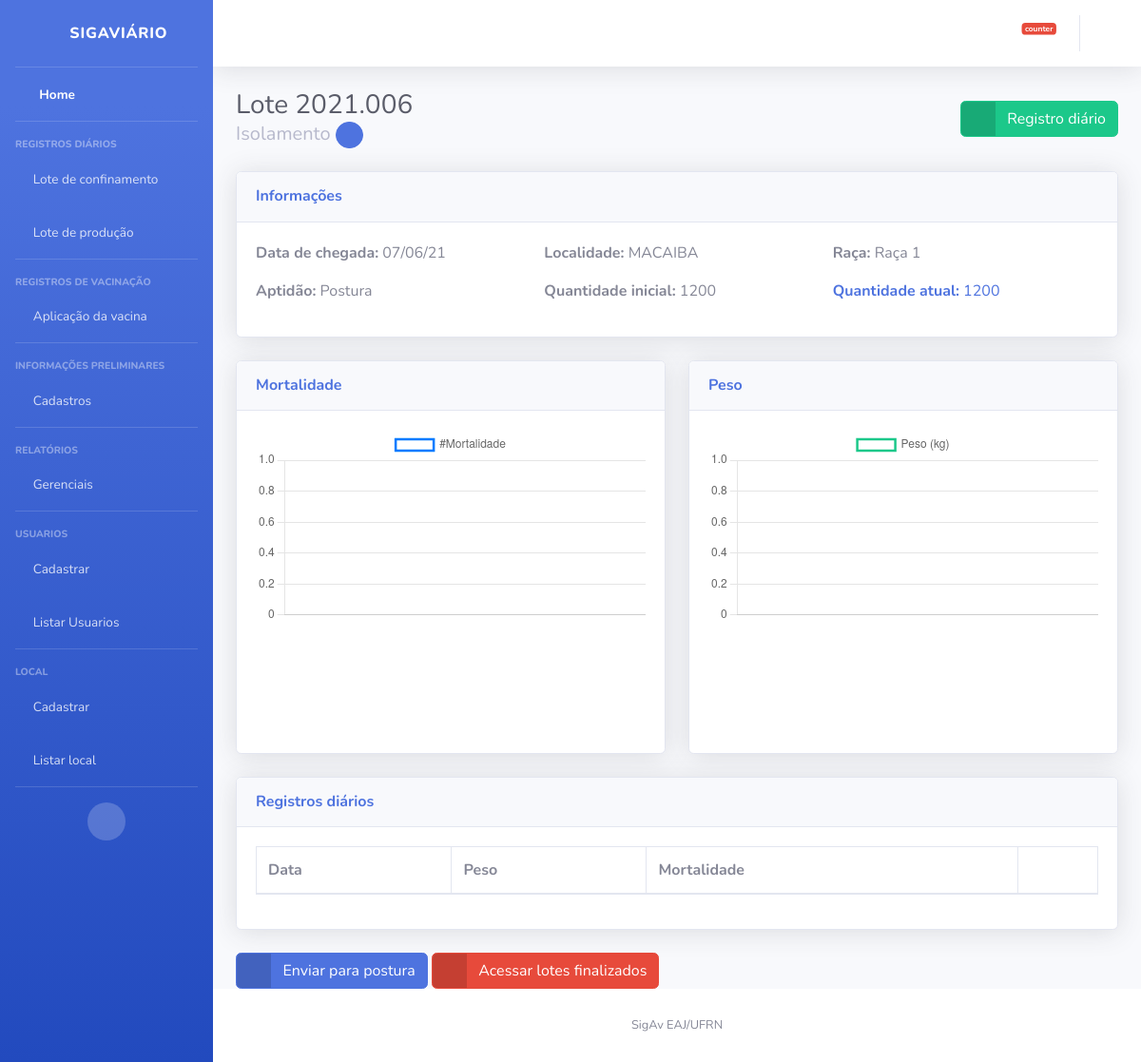
Before: /lote/detalhes/ with the older database file.
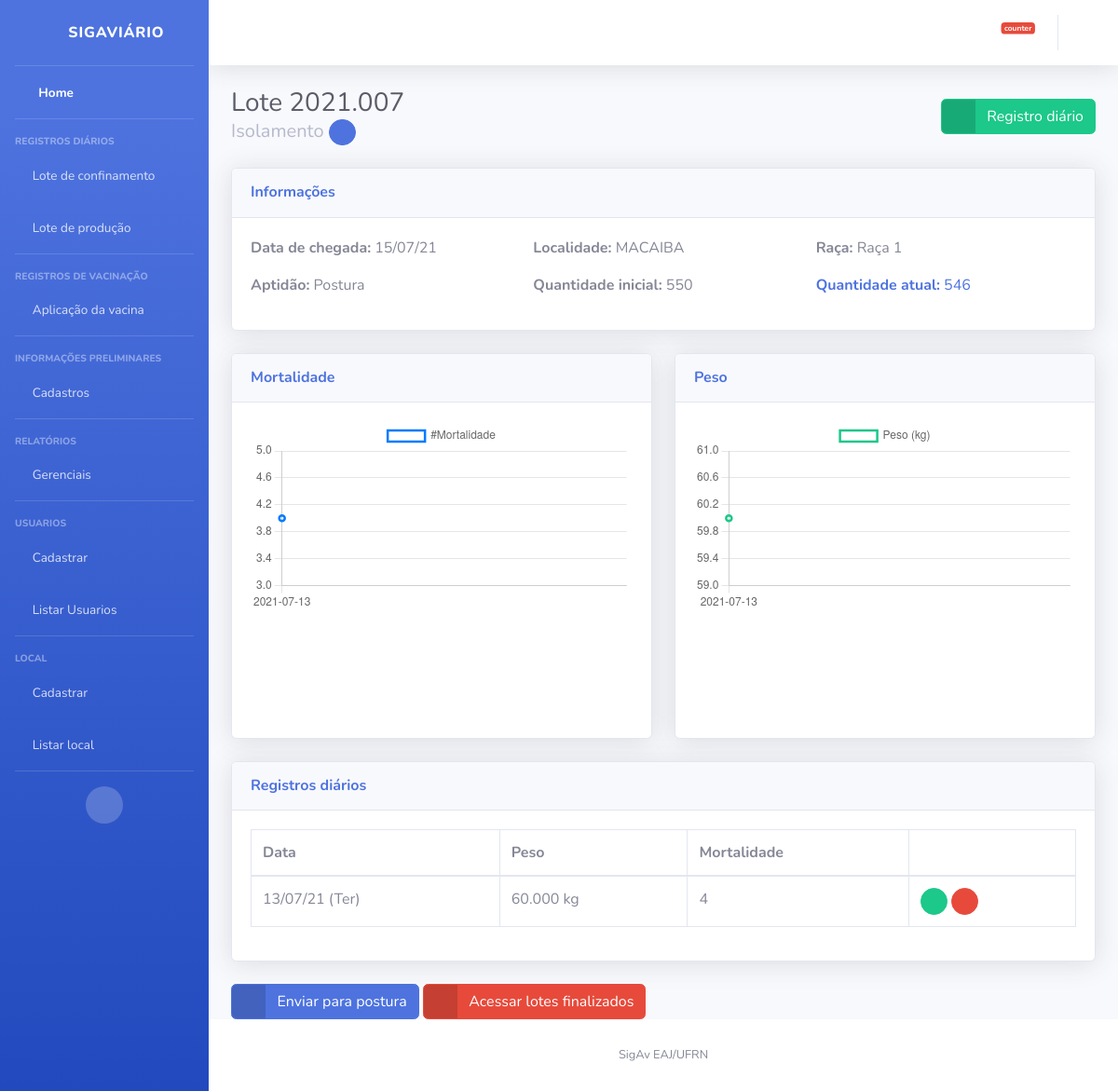
After: the same page with the newer database file.
### lote/models.py (models this page shows, shortened)
class Lote(models.Model):
    codigo = models.CharField(max_length=50, unique=True)
    aptidao = models.CharField(max_length=1, choices=APTIDAO, default='B')
    data_chegada = models.DateField(default=date.today)
    localidade = models.CharField(max_length=200)
    quantidade_aves_chegada = models.PositiveIntegerField()
    quantidade_aves_final = models.PositiveIntegerField(null=True, blank=True)
    raca = models.CharField(max_length=1, choices=RACA)
    status = models.CharField(max_length=1, choices=STATUS, default='A')
    def __str__(self):
        return self.codigo
    class Meta:
        ordering = ('status','data_chegada',)

class Registro_diario_lote(models.Model):
    peso = models.DecimalField(max_digits=10, decimal_places=3, null=True, blank=True)
    mortalidade = models.PositiveIntegerField(default=0)
    lote = models.ForeignKey(Lote, on_delete=models.RESTRICT)
    data = models.DateField(default=date.today)
    class Meta:
        ordering = ('-lote','-data',)

### lote/views.py (the view)
# urls.py: path('detalhes/', views.detalhes, name='detalhes'),
def detalhes(request):
    lote_atual = buscar_lote_atual()
    registros_diarios = Registro_diario_lote.objects.filter(lote=lote_atual).order_by("-data")
    registros_diarios_graficos = registros_diarios.reverse()
    datas_mortalidade = []
    datas_peso = []
    mortalidade = []
    pesos = []
    for i, registro in enumerate(registros_diarios_graficos):
        datas_mortalidade.insert(i, str(registro.data))
        mortalidade.insert(i, registro.mortalidade)
        if (registro.peso != None):
            datas_peso.insert(i, str(registro.data))
            pesos.insert(i, str(registro.peso))
    informacoes = {
        'lote': lote_atual,
        'registros_diarios': registros_diarios,
        'datas_mortalidade': json.dumps(datas_mortalidade),
        'mortalidade': json.dumps(mortalidade),
        'datas_peso': json.dumps(datas_peso),
        'pesos': json.dumps(pesos)
    }
    return render(request, "lote/detalhes.html", informacoes)

### lote/views.py (called while the page is built)
def buscar_lote_atual():
    if (len(Lote.objects.filter(Q(status="A") | Q(status="B"))) > 0):
        return Lote.objects.filter(Q(status="A") | Q(status="B"))[0]
    else:
        return None

### templates/lote/detalhes.html (shortened to what this page needs)
{% extends "base.html" %}
{% block titulo %}
{% if lote == None %}
  Não há lotes de confinameto cadastrados
{% else %}
  Lote {{lote}}
  <p class="m-0 h5 font-weight-regular text-gray-500">{{lote.get_status_display}}
    <a href="{% url 'lote:alterar_status' %}" class="btn btn-primary btn-circle btn-sm" value="Alterar status">
      <i class="fas fa-exchange-alt"></i>
    </a>
  </p>
{% endif %}
{% endblock %}
{% block titulo_lateral %}
{% if lote != None %}
  <a href="{% url 'lote:criar_registro_diario' %}" class="btn btn-success btn-icon-split">
    <span class="icon text-white-50">
      <i class="fas fa-plus"></i>
    </span>
    <span class="text">Registro diário</span>
  </a>
{% endif %}
{% endblock %}
{% block conteudo %}
{% if lote != None %}
<div class="row">
  <div class="col">
    <div class="card shadow mb-4">
        <div class="card-header py-3">
            <h6 class="m-0 font-weight-bold text-primary">Informações</h6>
        </div>
        <div class="card-body">
          <div class="row">
            <div class="col-lg-4">
              <p><strong>Data de chegada:</strong> {{lote.data_chegada|date:"d/m/y"}}</p>
              <p><strong>Aptidão:</strong> {{lote.get_aptidao_display}}</p>
            </div>
            <div class="col-lg-4">
              <p><strong>Localidade:</strong> {{lote.localidade}}</p>
              <p><strong>Quantidade inicial:</strong> {{lote.quantidade_aves_chegada}}</p>
            </div>
            <div class="col-lg-4">
              <p><strong>Raça:</strong> {{lote.get_raca_display}}</p>
              <p style="color: #4e73df"><strong>Quantidade atual:</strong> {{lote.quantidade_aves_final}}</p>
            </div>
          </div>
        </div>
    </div>
  </div>
</div>
<div class="row">
    <div class="col-lg-6">
      <div class="card shadow mb-4">
        <div class="card-header py-3 d-flex flex-row align-items-center justify-content-between">
          <h6 class="m-0 font-weight-bold text-primary">Mortalidade</h6>
        </div>
        <div class="card-body">
          <div class="chart-area">
            <canvas id="mortalidade_chart"></canvas>
          </div>
        </div>
      </div>
    </div>
    <div class="col-lg-6">
      <div class="card shadow mb-4">
        <div class="card-header py-3 d-flex flex-row align-items-center justify-content-between">
          <h6 class="m-0 font-weight-bold text-primary">Peso</h6>
        </div>
        <div class="card-body">
          <div class="chart-area">
            <canvas id="pesos_chart"></canvas>
          </div>
        </div>
      </div>
    </div>
</div>
<div class="card shadow mb-4">
    <div class="card-header py-3">
      <h6 class="m-0 font-weight-bold text-primary">Registros diários</h6>
    </div>
    <div class="card-body">
      <div class="table-responsive">
        <table class="table table-bordered" id="dataTable" width="100%" cellspacing="0">
          <thead>
            <tr>
              <th>Data</th>
              <th>Peso</th>
              <th>Mortalidade</th>
              <th></th>
            </tr>
          </thead>
          <tbody>
            {% for registro in registros_diarios %}
            <tr>
                <td>{{registro.data|date:"d/m/y (D)" }}</td>
                <td>
                  {% if registro.peso != None %}
                    {{registro.peso}} kg
                  {% else %}
                    -
                  {% endif %}
                </td>
                <td>{{registro.mortalidade}}</td>
                <td>
                  <a href="{% url 'lote:editar_registro' pk=registro.pk %}" class="btn btn-success btn-circle btn-sm">
                    <i class="fas fa-pencil-alt"></i>
                  </a>
                  <a href="" class="btn btn-danger btn-circle btn-sm" data-toggle="modal" data-target="#fm-modal-grid-{{registro.pk}}"
                          data-tt="tooltip" title="Deletar">
                      <i class="fa fa-trash" aria-hidden="true"></i>
                  </a>
                </td>
            </tr>
            {% endfor %}
          </tbody>
        </table>
      </div>
    </div>
  </div>
  <a href="{% url 'producao:cadastrar' %}" class="btn btn-primary btn-icon-split">
    <span class="icon text-white-50">
      <i class="fas fa-egg"></i>
    </span>
    <span id="teste" class="text">Enviar para postura</span>
  </a>
  <a href="{% url 'lote:listar_finalizados' %}" class="btn btn-danger btn-icon-split">
    <span class="icon text-white-50">
      <i class="fas fa-window-close"></i>
    </span>
    <span class="text">Acessar lotes finalizados</span>
  </a>
{% endif %}
<script>
  window.onload = function () {
    var ctx1 = document.getElementById("mortalidade_chart").getContext('2d');
    var grafico1 = new Chart(ctx1, {
        type: 'line',
        data: {
            labels: {{  datas_mortalidade | safe }},
            datasets: [
            {
                label: '#Mortalidade',
                data: {{ mortalidade | safe }},
                backgroundColor: 'rgba(74, 111, 220, 0)',
                borderColor: '#007bff',
                borderWidth: 2.5
            }
            ]
        },
        options: {
            scales: {
                yAxes: [{
                    ticks: {
                        beginAtZero: true
                    }
                }]
            }
        }
    });
    var ctx2 = document.getElementById("pesos_chart").getContext('2d');
    var grafico2 = new Chart(ctx2, {
        type: 'line',
        data: {
            labels: {{  datas_peso | safe }},
            datasets: [
            {
                label: 'Peso (kg)',
                data: {{ pesos | safe }},
                backgroundColor: 'rgba(74, 111, 220, 0)',
                borderColor: '#1cc88a',
                borderWidth: 2.5
            }
            ]
        },
        options: {
            scales: {
                yAxes: [{
                    ticks: {
                        beginAtZero: true
                    }
                }]
            }
        }
    });
    grafico1.render();
    grafico2.render();
  }
</script>
{% endblock %}

### templates/base.html (shortened to what this page needs)
<!DOCTYPE html>
<html lang="en">
{% load static %}
<head>
  <link href="{% static 'vendor/fontawesome-free/css/all.min.css' %}" rel="stylesheet" type="text/css">
  <link rel="stylesheet" type="text/css" href="{% static 'css/sb-admin-2.css' %}" />
</head>
<body id="page-top">
  <div id="wrapper">
    <ul class="navbar-nav bg-gradient-primary sidebar sidebar-dark accordion" id="accordionSidebar">
      <a class="sidebar-brand d-flex align-items-center justify-content-center" href="index.html">
        <div class="sidebar-brand-icon rotate-n-15">
          <i class="fas fa-egg"></i>
        </div>
        <div class="sidebar-brand-text mx-3">SigAviário</div>
      </a>
      <hr class="sidebar-divider my-0">
      <li class="nav-item active">
        <a class="nav-link" href="{% url 'lote:listar' %}">
          <i class="fas fa-fw fa-tachometer-alt"></i>
          <span>Home</span></a>
      </li>
      <hr class="sidebar-divider">
      <div class="sidebar-heading">
        Registros diários
      </div>
      <li class="nav-item">
        <a class="nav-link collapsed" href="{% url 'lote:listar'%}">
          <i class="fas fa-border-all"></i>
          <span>Lote de confinamento</span>
        </a>
      </li>
      <li class="nav-item">
        <a class="nav-link collapsed" href="{% url 'producao:listar'%}">
          <i class="fas fa-egg"></i>
          <span>Lote de produção</span>
        </a>
      </li>
      <hr class="sidebar-divider">
      <div class="sidebar-heading">
        Registros de vacinação
      </div>
      <li class="nav-item">
        <a class="nav-link collapsed" href="{% url 'vacina:listar'%}">
          <i class="fas fa-syringe"></i>
          <span>Aplicação da vacina</span>
        </a>
      </li>
      <hr class="sidebar-divider">
        <div class="sidebar-heading">
        Informações preliminares
        </div>
      <li class="nav-item">
        <a class="nav-link collapsed" href="#" data-toggle="collapse" data-target="#collapseTwo" aria-expanded="true" aria-controls="collapseTwo">
          <i class="fas fa-plus"></i>
          <span>Cadastros</span>
        </a>
      </li>
            <hr class="sidebar-divider">
           <div class="sidebar-heading">
              Relatórios
            </div>
     <li class="nav-item">
        <a class="nav-link collapsed" href="#" data-toggle="collapse" data-target="#collapseExame" aria-expanded="true" aria-controls="collapseUtilities">
          <i class="fas fa-list-alt"></i>
          <span>Gerenciais</span>
        </a>
      </li>
       <hr class="sidebar-divider">
       <div class="sidebar-heading">
        Usuarios
      </div>
      <li class="nav-item">
        <a class="nav-link collapsed" href="{% url 'usuario:cadastrar' %}">
          <i class="fas fa-plus"></i>
          <span>Cadastrar</span>
        </a>
      </li>
      <li class="nav-item">
        <a class="nav-link collapsed" href="#" data-toggle="collapse" data-target="#collapseUser" aria-expanded="true" aria-controls="collapseUtilities">
          <i class="fas fa-users"></i>
          <span>Listar Usuarios</span>
        </a>
      </li>
       <hr class="sidebar-divider">
      <div class="sidebar-heading">
        Local
      </div>
      <li class="nav-item">
        <a class="nav-link collapsed" href="">
          <i class="fas fa-plus"></i>
          <span>Cadastrar</span>
        </a>
      </li>
      <li class="nav-item">
        <a class="nav-link collapsed" href="">
          <i class="fa fa-clipboard-list"></i>
          <span>Listar local</span>
        </a>
      </li>
      <hr class="sidebar-divider d-none d-md-block">
      <div class="text-center d-none d-md-inline">
        <button class="rounded-circle border-0" id="sidebarToggle"></button>
      </div>
    </ul>
    <div id="content-wrapper" class="d-flex flex-column">
      <div id="content">
        <nav class="navbar navbar-expand navbar-light bg-white topbar mb-4 static-top shadow">
          <ul class="navbar-nav ml-auto">
            <li class="nav-item dropdown no-arrow mx-1">
              <a class="nav-link dropdown-toggle" href="#" id="alertsDropdown" role="button" data-toggle="dropdown" aria-haspopup="true" aria-expanded="false">
                <span class="badge badge-danger badge-counter">counter</span>
              </a>
            </li>
            <li class="nav-item dropdown no-arrow">
              <a class="nav-link dropdown-toggle" href="#" id="userDropdown" role="button" data-toggle="dropdown" aria-haspopup="true" aria-expanded="false">
              </a>
            </li>
          </ul>
        </nav>
        <div class="container-fluid">
          <div class="d-sm-flex align-items-center justify-content-between mb-4">
            <h1 class="h3 mb-0 text-gray-800">
              {% block titulo %}
              {% endblock %}
            </h1>
            <div>
              {% block titulo_lateral %}
              {% endblock %}
            </div>
          </div>
          {% block conteudo %}{% endblock %}
        </div>
      </div>
      <footer class="sticky-footer bg-white">
        <div class="container my-auto">
          <div class="copyright text-center my-auto">
            <span> SigAv EAJ/UFRN</span>
          </div>
        </div>
      </footer>
    </div>
  </div>
</body>
</html>

Changed rows visible on the page:
no longer on this page (row edited): Lote: codigo "2021.006", status "Isolamento", data_chegada "07/06/21", aptidao "Postura", localidade "MACAIBA", quantidade_aves_chegada "1200", raca "Raça 1", quantidade_aves_final "1200"
added Lote: codigo "2021.007", status "Isolamento", data_chegada "15/07/21", aptidao "Postura", localidade "MACAIBA", quantidade_aves_chegada "550", raca "Raça 1", quantidade_aves_final "546"
added Registro_diario_lote: data "13/07/21 (Ter)", peso "60.000", mortalidade "4"
Other visible differences:
chart data {{ datas_mortalidade | safe }}: [] → ["2021-07-13"]
chart data {{ mortalidade | safe }}: [] → [4]
chart data {{ datas_peso | safe }}: [] → ["2021-07-13"]
chart data {{ pesos | safe }}: [] → ["60.000"]
